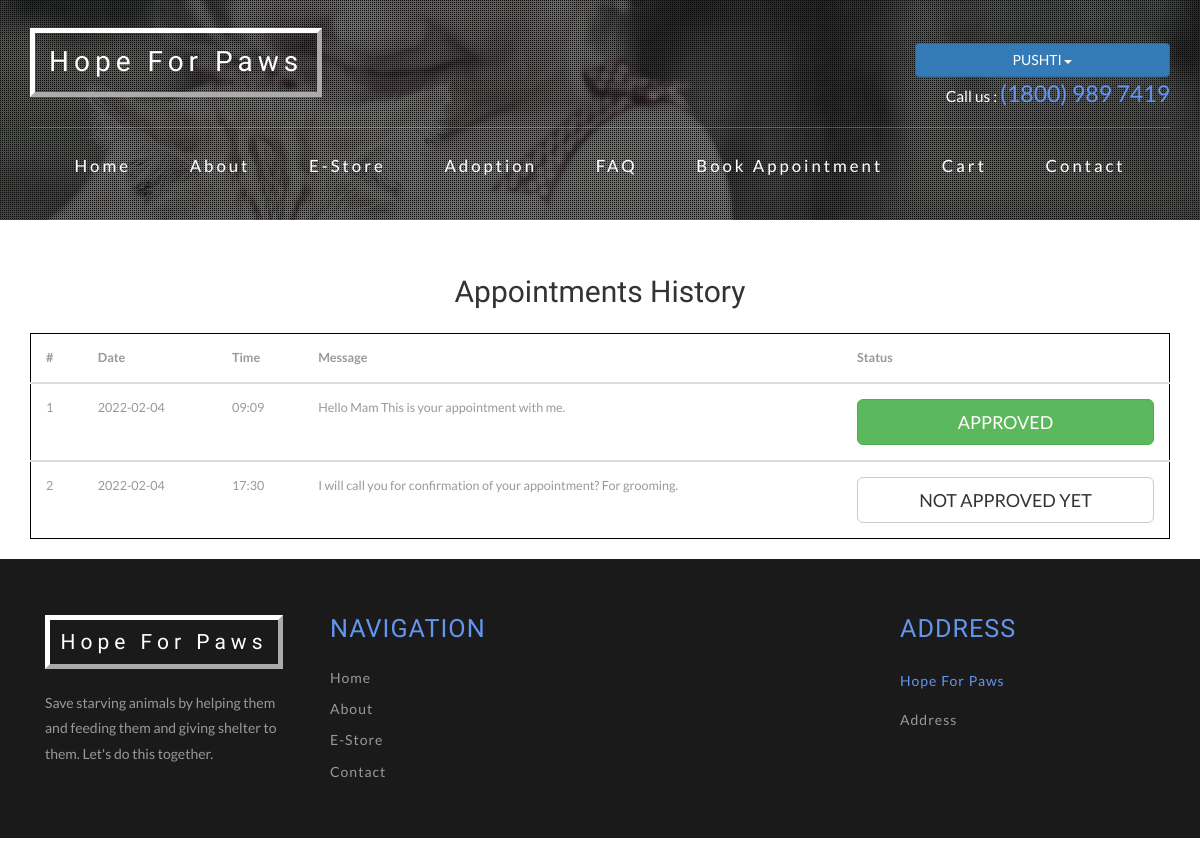
/checkAppointment.php (signed in), run on the app's committed database.
### tables this page shows
CREATE TABLE `appointment` (
  `apo_id` int(5) NOT NULL,
  `u_id` int(5) NOT NULL,
  `apodate` varchar(20) NOT NULL,
  `apotime` varchar(20) NOT NULL,
  `apo_msg` varchar(200) NOT NULL,
  `apo_status` int(5) NOT NULL DEFAULT 0 COMMENT '0 - Waiting\r\n1 - Accepted\r\n2 or More - Rejected'
);

### checkAppointment.php (the view, shortened to what this page needs)
<!DOCTYPE html>
<html lang="en">
<head>
    <link href="css/bootstrap.css" type="text/css" rel="stylesheet" media="all">
    <link href="css/style.css" type="text/css" rel="stylesheet" media="all">
    <link href="css/font-awesome.css" rel="stylesheet">
</head>
<body>
<?php
include 'header.php';
?>
<div style="text-align: center; margin-top: 55px;">
    <h2>Appointments History</span></h2>
</div>
<div class="container">
    <table class="table" style="float: left; border: 1px solid black; margin-top: 25px;">
        <thead class="thead-dark">
        <tr>
            <th scope="col">#</th>
            <th scope="col">Date</th>
            <th scope="col">Time</th>
            <th scope="col">Message</th>
            <th scope="col">Status</th>
        </tr>
        </thead>
        <?php
        $uid = $_SESSION['u_id'];
        $counter = 0;
        $transactionSql = "SELECT * FROM `appointment` WHERE u_id = '$uid'";
        $result = $conn->query($transactionSql);
        if ($result->num_rows > 0) {
            while ($row = $result->fetch_assoc()) {
                echo '<tbody>';
                echo '<tr>';
                echo '<td>' . ++$counter . '</td>';
                echo '<td>' . $row["apodate"] . '</td>';
                echo '<td>' . $row["apotime"] . '</td>';
                echo '<td>' . $row["apo_msg"] . '</td>';
                if ($row["apo_status"] == 0){
                    echo '<td><p class="btn btn-block btn-lg btn-default">Not Approved Yet</pclass></td>';
                }else if ($row["apo_status"] == 1){
                    echo '<td><p class="btn btn-block btn-lg btn-success">Approved</pclass></td>';
                }else{
                    echo '<td><p class="btn btn-block btn-lg btn-danger">Rejected</pclass></td>';
                }
                echo '</tr>';
                echo '</tbody>';
            }
        }
        ?>
    </table>
</div>
<?php
include 'footer.php';
?>
</body>
</html>

### css/style.css (style rules this page uses)
body { margin:0; font-family: 'Lato', sans-serif; background: #fff; }
h1,h2,h3,h4,h5,h6 { margin:0; font-family: 'Dosis', sans-serif; }
p { margin:0; }
p { font-size: 1em; color: #999; line-height: 1.8em; }
.table td, .table>tbody>tr>td, .table>tbody>tr>th, .table>tfoot>tr>td, .table>tfoot>tr>th, .table>thead>tr>td, .table>thead>tr>th { padding: 15px!important; }
.table > thead > tr > th, .table > tbody > tr > th, .table > tfoot > tr > th, .table > thead > tr > td, .table > tbody > tr > td, .table > tfoot > tr > td { font-size: 0.9em; color: #999; border-top: none !important; }

### header.php (style rules this page uses)
:root { --error-color: #dc3545; --success-color: #28a745; --warning-color: #ffc107; }
.btn { width: 100%; padding: 3%; background: #007bff; border-bottom: 2px solid #007bff; border-top-style: none; border-right-style: none; border-left-style: none; color: #fff; text-transform: uppercase; }

### data on the page
appointment: apodate "2022-02-04", apotime "09:09", apo_msg "Hello Mam This is your appointment with me.", apo_status "APPROVED"
appointment: apodate "2022-02-04", apotime "17:30", apo_msg "I will call you for confirmation of your appointment? For grooming.", apo_status "NOT APPROVED YET"

### other printed values
$_SESSION['u_name'] "PUSHTI"
